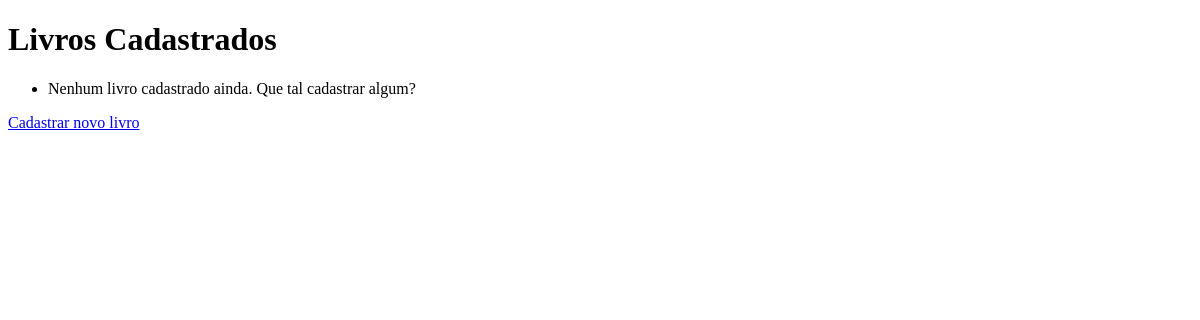
/, run on an earlier commit of the app's database.
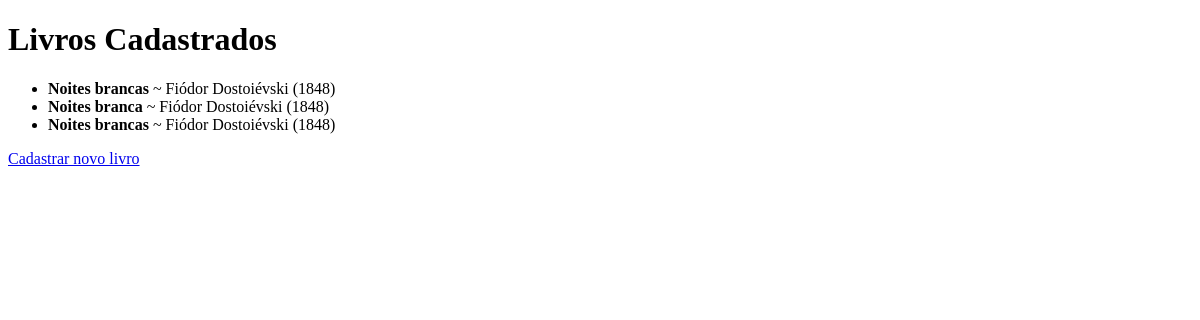
And on a later commit of the database.
### livros/models.py (models this page shows, shortened)
class Livro(models.Model):
    titulo = models.CharField(max_length=200)
    autor = models.CharField(max_length=100)
    ano_publicacao = models.IntegerField()
    editora = models.CharField(max_length=100)
    criado_em = models.DateTimeField(auto_now_add=True)

### livros/views.py (the view)
# urls.py: path('', views.listar_livros, name='listar_livros'), #url to show books data
def listar_livros(request): #HTML
    livros = Livro.objects.all().order_by('-criado_em')
    return render(request, 'livros/listar.html', {'livros':livros})

### livros/templates/livros/listar.html (shortened to what this page needs)
<!DOCTYPE html>
<html>
    <head>
    </head>
    <body>
        <h1>Livros Cadastrados</h1>
        <ul>
            {% for livro in livros%}
            <li><strong>{{ livro.titulo }}</strong> ~ {{ livro.autor }} ({{livro.ano_publicacao }})</li>
            {% empty %}
                <li> Nenhum livro cadastrado ainda. Que tal cadastrar algum? </li>
            {% endfor %}
        </ul>
        <a href = "{% url 'cadastrar_livro' %}" title="Ir para cadastro">Cadastrar novo livro</a>
    </body>
</html>

What changed in the data, as far as the page shows it:
added Livro: titulo "Noites brancas", autor "Fiódor Dostoiévski", ano_publicacao "1848"
added Livro: titulo "Noites branca", autor "Fiódor Dostoiévski", ano_publicacao "1848"
added Livro: titulo "Noites brancas", autor "Fiódor Dostoiévski", ano_publicacao "1848"
Also different on the page:
text no longer shown: "Nenhum livro cadastrado ainda. Que tal cadastrar algum?"
